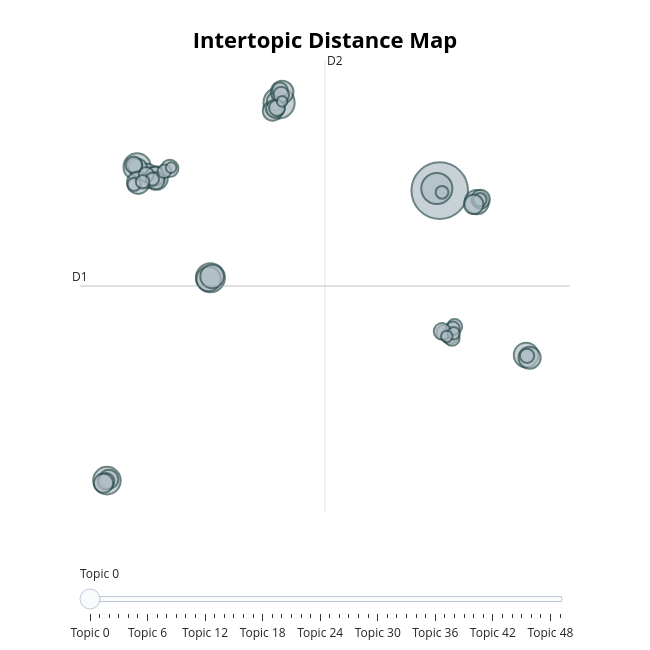

Write notebook code for a chart like this one.
### Markdown cell above
## topics

### Code cell
fig1 = option1_topic_model_fast.visualize_topics()
fig1.show()

### Figure 1 — Plotly figure (JSON) as saved in the notebook; plotly's stock layout.template omitted (floating-point values rounded to 4 significant figures; data arrays with more than 128 entries replaced by an {"elided": "..."} marker saying what was removed)
{"data": [{"customdata": {"elided": "50x3 mixed values"}, "hovertemplate": "<b>Topic %{customdata[0]}</b><br>%{customdata[1]}<br>Size: %{customdata[2]}", "legendgroup": "", "marker": {"color": "#B0BEC5", "line": {"color": "DarkSlateGrey", "width": 2}, "size": [312, 94, 82, 74, 59, 72, 59, 95, 57, 58, 48, 37, 53, 36, 34, 31, 35, 50, 29, 33, 23, 29, 23, 36, 22, 32, 21, 21, 28, 20, 24, 49, 22, 18, 17, 37, 18, 17, 28, 16, 17, 27, 15, 25, 13, 18, 11, 11, 54, 36], "sizemode": "area", "sizeref": 0.195, "symbol": "circle"}, "mode": "markers", "name": "", "orientation": "v", "showlegend": false, "type": "scatter", "x": [11.4, 11.21, -3.163, -9.733, 16.89, -7.818, -7.202, 1.197, 13.75, -3.278, 17.11, 0.7828, -6.609, -6.667, 13.99, 12.06, 1.025, 1.392, -5.745, -7.748, 1.256, -6.622, 12.17, -9.619, 12.35, 0.9505, 11.66, -7.987, -8.027, 16.94, 1.331, -7.752, -7.235, -6.086, 13.95, 13.56, 12.24, -8.005, 11.56, 11.55, -6.845, -9.791, 12.29, 1.07, 11.85, -7.469, -5.659, 1.392, -3.055, -9.952], "xaxis": "x", "y": [8.664, 8.85, 1.136, -16.41, -5.553, 10.71, 9.93, 16.25, 7.667, 1.021, -5.784, 15.55, 9.737, 9.916, 7.925, -3.821, 16.4, 17.18, 10.58, 10.59, 17.35, 9.535, -4.094, -16.29, -3.088, 15.74, -3.595, 10.86, 10.89, -5.616, 16.96, 9.348, 10.05, 10.33, 7.883, 7.478, -3.242, 9.203, -3.504, 8.518, 9.654, -16.47, -3.67, 15.81, -3.947, 9.427, 10.65, 16.38, 1.244, -16.63], "yaxis": "y"}], "layout": {"annotations": [{"showarrow": false, "text": "D1", "x": -11.44, "y": 0.4167, "yshift": 10}, {"showarrow": false, "text": "D2", "x": 4.114, "xshift": 10, "y": 19.95}], "height": 650, "hoverlabel": {"bgcolor": "white", "font": {"family": "Rockwell", "size": 16}}, "legend": {"itemsizing": "constant", "tracegroupgap": 0}, "margin": {"t": 60}, "shapes": [{"line": {"color": "#CFD8DC", "width": 2}, "type": "line", "x0": 4.114, "x1": 4.114, "y0": -19.12, "y1": 19.95}, {"line": {"color": "#9E9E9E", "width": 2}, "type": "line", "x0": -11.44, "x1": 19.67, "y0": 0.4167, "y1": 0.4167}], "sliders": [{"active": 0, "pad": {"t": 50}, "steps": [{"args": [{"marker.color": [["red", "#B0BEC5", "#B0BEC5", "#B0BEC5", "#B0BEC5", "#B0BEC5", "#B0BEC5", "#B0BEC5", "#B0BEC5", "#B0BEC5", "#B0BEC5", "#B0BEC5", "#B0BEC5", "#B0BEC5", "#B0BEC5", "#B0BEC5", "#B0BEC5", "#B0BEC5", "#B0BEC5", "#B0BEC5", "#B0BEC5", "#B0BEC5", "#B0BEC5", "#B0BEC5", "#B0BEC5", "#B0BEC5", "#B0BEC5", "#B0BEC5", "#B0BEC5", "#B0BEC5", "#B0BEC5", "#B0BEC5", "#B0BEC5", "#B0BEC5", "#B0BEC5", "#B0BEC5", "#B0BEC5", "#B0BEC5", "#B0BEC5", "#B0BEC5", "#B0BEC5", "#B0BEC5", "#B0BEC5", "#B0BEC5", "#B0BEC5", "#B0BEC5", "#B0BEC5", "#B0BEC5", "#B0BEC5", "#B0BEC5"]]}], "label": "Topic 0", "method": "update"}, {"args": [{"marker.color": [["#B0BEC5", "red", "#B0BEC5", "#B0BEC5", "#B0BEC5", "#B0BEC5", "#B0BEC5", "#B0BEC5", "#B0BEC5", "#B0BEC5", "#B0BEC5", "#B0BEC5", "#B0BEC5", "#B0BEC5", "#B0BEC5", "#B0BEC5", "#B0BEC5", "#B0BEC5", "#B0BEC5", "#B0BEC5", "#B0BEC5", "#B0BEC5", "#B0BEC5", "#B0BEC5", "#B0BEC5", "#B0BEC5", "#B0BEC5", "#B0BEC5", "#B0BEC5", "#B0BEC5", "#B0BEC5", "#B0BEC5", "#B0BEC5", "#B0BEC5", "#B0BEC5", "#B0BEC5", "#B0BEC5", "#B0BEC5", "#B0BEC5", "#B0BEC5", "#B0BEC5", "#B0BEC5", "#B0BEC5", "#B0BEC5", "#B0BEC5", "#B0BEC5", "#B0BEC5", "#B0BEC5", "#B0BEC5", "#B0BEC5"]]}], "label": "Topic 1", "method": "update"}, {"args": [{"marker.color": [["#B0BEC5", "#B0BEC5", "red", "#B0BEC5", "#B0BEC5", "#B0BEC5", "#B0BEC5", "#B0BEC5", "#B0BEC5", "#B0BEC5", "#B0BEC5", "#B0BEC5", "#B0BEC5", "#B0BEC5", "#B0BEC5", "#B0BEC5", "#B0BEC5", "#B0BEC5", "#B0BEC5", "#B0BEC5", "#B0BEC5", "#B0BEC5", "#B0BEC5", "#B0BEC5", "#B0BEC5", "#B0BEC5", "#B0BEC5", "#B0BEC5", "#B0BEC5", "#B0BEC5", "#B0BEC5", "#B0BEC5", "#B0BEC5", "#B0BEC5", "#B0BEC5", "#B0BEC5", "#B0BEC5", "#B0BEC5", "#B0BEC5", "#B0BEC5", "#B0BEC5", "#B0BEC5", "#B0BEC5", "#B0BEC5", "#B0BEC5", "#B0BEC5", "#B0BEC5", "#B0BEC5", "#B0BEC5", "#B0BEC5"]]}], "label": "Topic 2", "method": "update"}, {"args": [{"marker.color": [["#B0BEC5", "#B0BEC5", "#B0BEC5", "red", "#B0BEC5", "#B0BEC5", "#B0BEC5", "#B0BEC5", "#B0BEC5", "#B0BEC5", "#B0BEC5", "#B0BEC5", "#B0BEC5", "#B0BEC5", "#B0BEC5", "#B0BEC5", "#B0BEC5", "#B0BEC5", "#B0BEC5", "#B0BEC5", "#B0BEC5", "#B0BEC5", "#B0BEC5", "#B0BEC5", "#B0BEC5", "#B0BEC5", "#B0BEC5", "#B0BEC5", "#B0BEC5", "#B0BEC5", "#B0BEC5", "#B0BEC5", "#B0BEC5", "#B0BEC5", "#B0BEC5", "#B0BEC5", "#B0BEC5", "#B0BEC5", "#B0BEC5", "#B0BEC5", "#B0BEC5", "#B0BEC5", "#B0BEC5", "#B0BEC5", "#B0BEC5", "#B0BEC5", "#B0BEC5", "#B0BEC5", "#B0BEC5", "#B0BEC5"]]}], "label": "Topic 3", "method": "update"}, {"args": [{"marker.color": [["#B0BEC5", "#B0BEC5", "#B0BEC5", "#B0BEC5", "red", "#B0BEC5", "#B0BEC5", "#B0BEC5", "#B0BEC5", "#B0BEC5", "#B0BEC5", "#B0BEC5", "#B0BEC5", "#B0BEC5", "#B0BEC5", "#B0BEC5", "#B0BEC5", "#B0BEC5", "#B0BEC5", "#B0BEC5", "#B0BEC5", "#B0BEC5", "#B0BEC5", "#B0BEC5", "#B0BEC5", "#B0BEC5", "#B0BEC5", "#B0BEC5", "#B0BEC5", "#B0BEC5", "#B0BEC5", "#B0BEC5", "#B0BEC5", "#B0BEC5", "#B0BEC5", "#B0BEC5", "#B0BEC5", "#B0BEC5", "#B0BEC5", "#B0BEC5", "#B0BEC5", "#B0BEC5", "#B0BEC5", "#B0BEC5", "#B0BEC5", "#B0BEC5", "#B0BEC5", "#B0BEC5", "#B0BEC5", "#B0BEC5"]]}], "label": "Topic 4", "method": "update"}, {"args": [{"marker.color": [["#B0BEC5", "#B0BEC5", "#B0BEC5", "#B0BEC5", "#B0BEC5", "red", "#B0BEC5", "#B0BEC5", "#B0BEC5", "#B0BEC5", "#B0BEC5", "#B0BEC5", "#B0BEC5", "#B0BEC5", "#B0BEC5", "#B0BEC5", "#B0BEC5", "#B0BEC5", "#B0BEC5", "#B0BEC5", "#B0BEC5", "#B0BEC5", "#B0BEC5", "#B0BEC5", "#B0BEC5", "#B0BEC5", "#B0BEC5", "#B0BEC5", "#B0BEC5", "#B0BEC5", "#B0BEC5", "#B0BEC5", "#B0BEC5", "#B0BEC5", "#B0BEC5", "#B0BEC5", "#B0BEC5", "#B0BEC5", "#B0BEC5", "#B0BEC5", "#B0BEC5", "#B0BEC5", "#B0BEC5", "#B0BEC5", "#B0BEC5", "#B0BEC5", "#B0BEC5", "#B0BEC5", "#B0BEC5", "#B0BEC5"]]}], "label": "Topic 5", "method": "update"}, {"args": [{"marker.color": [["#B0BEC5", "#B0BEC5", "#B0BEC5", "#B0BEC5", "#B0BEC5", "#B0BEC5", "red", "#B0BEC5", "#B0BEC5", "#B0BEC5", "#B0BEC5", "#B0BEC5", "#B0BEC5", "#B0BEC5", "#B0BEC5", "#B0BEC5", "#B0BEC5", "#B0BEC5", "#B0BEC5", "#B0BEC5", "#B0BEC5", "#B0BEC5", "#B0BEC5", "#B0BEC5", "#B0BEC5", "#B0BEC5", "#B0BEC5", "#B0BEC5", "#B0BEC5", "#B0BEC5", "#B0BEC5", "#B0BEC5", "#B0BEC5", "#B0BEC5", "#B0BEC5", "#B0BEC5", "#B0BEC5", "#B0BEC5", "#B0BEC5", "#B0BEC5", "#B0BEC5", "#B0BEC5", "#B0BEC5", "#B0BEC5", "#B0BEC5", "#B0BEC5", "#B0BEC5", "#B0BEC5", "#B0BEC5", "#B0BEC5"]]}], "label": "Topic 6", "method": "update"}, {"args": [{"marker.color": [["#B0BEC5", "#B0BEC5", "#B0BEC5", "#B0BEC5", "#B0BEC5", "#B0BEC5", "#B0BEC5", "red", "#B0BEC5", "#B0BEC5", "#B0BEC5", "#B0BEC5", "#B0BEC5", "#B0BEC5", "#B0BEC5", "#B0BEC5", "#B0BEC5", "#B0BEC5", "#B0BEC5", "#B0BEC5", "#B0BEC5", "#B0BEC5", "#B0BEC5", "#B0BEC5", "#B0BEC5", "#B0BEC5", "#B0BEC5", "#B0BEC5", "#B0BEC5", "#B0BEC5", "#B0BEC5", "#B0BEC5", "#B0BEC5", "#B0BEC5", "#B0BEC5", "#B0BEC5", "#B0BEC5", "#B0BEC5", "#B0BEC5", "#B0BEC5", "#B0BEC5", "#B0BEC5", "#B0BEC5", "#B0BEC5", "#B0BEC5", "#B0BEC5", "#B0BEC5", "#B0BEC5", "#B0BEC5", "#B0BEC5"]]}], "label": "Topic 7", "method": "update"}, {"args": [{"marker.color": [["#B0BEC5", "#B0BEC5", "#B0BEC5", "#B0BEC5", "#B0BEC5", "#B0BEC5", "#B0BEC5", "#B0BEC5", "red", "#B0BEC5", "#B0BEC5", "#B0BEC5", "#B0BEC5", "#B0BEC5", "#B0BEC5", "#B0BEC5", "#B0BEC5", "#B0BEC5", "#B0BEC5", "#B0BEC5", "#B0BEC5", "#B0BEC5", "#B0BEC5", "#B0BEC5", "#B0BEC5", "#B0BEC5", "#B0BEC5", "#B0BEC5", "#B0BEC5", "#B0BEC5", "#B0BEC5", "#B0BEC5", "#B0BEC5", "#B0BEC5", "#B0BEC5", "#B0BEC5", "#B0BEC5", "#B0BEC5", "#B0BEC5", "#B0BEC5", "#B0BEC5", "#B0BEC5", "#B0BEC5", "#B0BEC5", "#B0BEC5", "#B0BEC5", "#B0BEC5", "#B0BEC5", "#B0BEC5", "#B0BEC5"]]}], "label": "Topic 8", "method": "update"}, {"args": [{"marker.color": [["#B0BEC5", "#B0BEC5", "#B0BEC5", "#B0BEC5", "#B0BEC5", "#B0BEC5", "#B0BEC5", "#B0BEC5", "#B0BEC5", "red", "#B0BEC5", "#B0BEC5", "#B0BEC5", "#B0BEC5", "#B0BEC5", "#B0BEC5", "#B0BEC5", "#B0BEC5", "#B0BEC5", "#B0BEC5", "#B0BEC5", "#B0BEC5", "#B0BEC5", "#B0BEC5", "#B0BEC5", "#B0BEC5", "#B0BEC5", "#B0BEC5", "#B0BEC5", "#B0BEC5", "#B0BEC5", "#B0BEC5", "#B0BEC5", "#B0BEC5", "#B0BEC5", "#B0BEC5", "#B0BEC5", "#B0BEC5", "#B0BEC5", "#B0BEC5", "#B0BEC5", "#B0BEC5", "#B0BEC5", "#B0BEC5", "#B0BEC5", "#B0BEC5", "#B0BEC5", "#B0BEC5", "#B0BEC5", "#B0BEC5"]]}], "label": "Topic 9", "method": "update"}, {"args": [{"marker.color": [["#B0BEC5", "#B0BEC5", "#B0BEC5", "#B0BEC5", "#B0BEC5", "#B0BEC5", "#B0BEC5", "#B0BEC5", "#B0BEC5", "#B0BEC5", "red", "#B0BEC5", "#B0BEC5", "#B0BEC5", "#B0BEC5", "#B0BEC5", "#B0BEC5", "#B0BEC5", "#B0BEC5", "#B0BEC5", "#B0BEC5", "#B0BEC5", "#B0BEC5", "#B0BEC5", "#B0BEC5", "#B0BEC5", "#B0BEC5", "#B0BEC5", "#B0BEC5", "#B0BEC5", "#B0BEC5", "#B0BEC5", "#B0BEC5", "#B0BEC5", "#B0BEC5", "#B0BEC5", "#B0BEC5", "#B0BEC5", "#B0BEC5", "#B0BEC5", "#B0BEC5", "#B0BEC5", "#B0BEC5", "#B0BEC5", "#B0BEC5", "#B0BEC5", "#B0BEC5", "#B0BEC5", "#B0BEC5", "#B0BEC5"]]}], "label": "Topic 10", "method": "update"}, {"args": [{"marker.color": [["#B0BEC5", "#B0BEC5", "#B0BEC5", "#B0BEC5", "#B0BEC5", "#B0BEC5", "#B0BEC5", "#B0BEC5", "#B0BEC5", "#B0BEC5", "#B0BEC5", "red", "#B0BEC5", "#B0BEC5", "#B0BEC5", "#B0BEC5", "#B0BEC5", "#B0BEC5", "#B0BEC5", "#B0BEC5", "#B0BEC5", "#B0BEC5", "#B0BEC5", "#B0BEC5", "#B0BEC5", "#B0BEC5", "#B0BEC5", "#B0BEC5", "#B0BEC5", "#B0BEC5", "#B0BEC5", "#B0BEC5", "#B0BEC5", "#B0BEC5", "#B0BEC5", "#B0BEC5", "#B0BEC5", "#B0BEC5", "#B0BEC5", "#B0BEC5", "#B0BEC5", "#B0BEC5", "#B0BEC5", "#B0BEC5", "#B0BEC5", "#B0BEC5", "#B0BEC5", "#B0BEC5", "#B0BEC5", "#B0BEC5"]]}], "label": "Topic 11", "method": "update"}, {"args": [{"marker.color": [["#B0BEC5", "#B0BEC5", "#B0BEC5", "#B0BEC5", "#B0BEC5", "#B0BEC5", "#B0BEC5", "#B0BEC5", "#B0BEC5", "#B0BEC5", "#B0BEC5", "#B0BEC5", "red", "#B0BEC5", "#B0BEC5", "#B0BEC5", "#B0BEC5", "#B0BEC5", "#B0BEC5", "#B0BEC5", "#B0BEC5", "#B0BEC5", "#B0BEC5", "#B0BEC5", "#B0BEC5", "#B0BEC5", "#B0BEC5", "#B0BEC5", "#B0BEC5", "#B0BEC5", "#B0BEC5", "#B0BEC5", "#B0BEC5", "#B0BEC5", "#B0BEC5", "#B0BEC5", "#B0BEC5", "#B0BEC5", "#B0BEC5", "#B0BEC5", "#B0BEC5", "#B0BEC5", "#B0BEC5", "#B0BEC5", "#B0BEC5", "#B0BEC5", "#B0BEC5", "#B0BEC5", "#B0BEC5", "#B0BEC5"]]}], "label": "Topic 12", "method": "update"}, {"args": [{"marker.color": [["#B0BEC5", "#B0BEC5", "#B0BEC5", "#B0BEC5", "#B0BEC5", "#B0BEC5", "#B0BEC5", "#B0BEC5", "#B0BEC5", "#B0BEC5", "#B0BEC5", "#B0BEC5", "#B0BEC5", "red", "#B0BEC5", "#B0BEC5", "#B0BEC5", "#B0BEC5", "#B0BEC5", "#B0BEC5", "#B0BEC5", "#B0BEC5", "#B0BEC5", "#B0BEC5", "#B0BEC5", "#B0BEC5", "#B0BEC5", "#B0BEC5", "#B0BEC5", "#B0BEC5", "#B0BEC5", "#B0BEC5", "#B0BEC5", "#B0BEC5", "#B0BEC5", "#B0BEC5", "#B0BEC5", "#B0BEC5", "#B0BEC5", "#B0BEC5", "#B0BEC5", "#B0BEC5", "#B0BEC5", "#B0BEC5", "#B0BEC5", "#B0BEC5", "#B0BEC5", "#B0BEC5", "#B0BEC5", "#B0BEC5"]]}], "label": "Topic 13", "method": "update"}, {"args": [{"marker.color": [["#B0BEC5", "#B0BEC5", "#B0BEC5", "#B0BEC5", "#B0BEC5", "#B0BEC5", "#B0BEC5", "#B0BEC5", "#B0BEC5", "#B0BEC5", "#B0BEC5", "#B0BEC5", "#B0BEC5", "#B0BEC5", "red", "#B0BEC5", "#B0BEC5", "#B0BEC5", "#B0BEC5", "#B0BEC5", "#B0BEC5", "#B0BEC5", "#B0BEC5", "#B0BEC5", "#B0BEC5", "#B0BEC5", "#B0BEC5", "#B0BEC5", "#B0BEC5", "#B0BEC5", "#B0BEC5", "#B0BEC5", "#B0BEC5", "#B0BEC5", "#B0BEC5", "#B0BEC5", "#B0BEC5", "#B0BEC5", "#B0BEC5", "#B0BEC5", "#B0BEC5", "#B0BEC5", "#B0BEC5", "#B0BEC5", "#B0BEC5", "#B0BEC5", "#B0BEC5", "#B0BEC5", "#B0BEC5", "#B0BEC5"]]}], "label": "Topic 14", "method": "update"}, {"args": [{"marker.color": [["#B0BEC5", "#B0BEC5", "#B0BEC5", "#B0BEC5", "#B0BEC5", "#B0BEC5", "#B0BEC5", "#B0BEC5", "#B0BEC5", "#B0BEC5", "#B0BEC5", "#B0BEC5", "#B0BEC5", "#B0BEC5", "#B0BEC5", "red", "#B0BEC5", "#B0BEC5", "#B0BEC5", "#B0BEC5", "#B0BEC5", "#B0BEC5", "#B0BEC5", "#B0BEC5", "#B0BEC5", "#B0BEC5", "#B0BEC5", "#B0BEC5", "#B0BEC5", "#B0BEC5", "#B0BEC5", "#B0BEC5", "#B0BEC5", "#B0BEC5", "#B0BEC5", "#B0BEC5", "#B0BEC5", "#B0BEC5", "#B0BEC5", "#B0BEC5", "#B0BEC5", "#B0BEC5", "#B0BEC5", "#B0BEC5", "#B0BEC5", "#B0BEC5", "#B0BEC5", "#B0BEC5", "#B0BEC5", "#B0BEC5"]]}], "label": "Topic 15", "method": "update"}, {"args": [{"marker.color": [["#B0BEC5", "#B0BEC5", "#B0BEC5", "#B0BEC5", "#B0BEC5", "#B0BEC5", "#B0BEC5", "#B0BEC5", "#B0BEC5", "#B0BEC5", "#B0BEC5", "#B0BEC5", "#B0BEC5", "#B0BEC5", "#B0BEC5", "#B0BEC5", "red", "#B0BEC5", "#B0BEC5", "#B0BEC5", "#B0BEC5", "#B0BEC5", "#B0BEC5", "#B0BEC5", "#B0BEC5", "#B0BEC5", "#B0BEC5", "#B0BEC5", "#B0BEC5", "#B0BEC5", "#B0BEC5", "#B0BEC5", "#B0BEC5", "#B0BEC5", "#B0BEC5", "#B0BEC5", "#B0BEC5", "#B0BEC5", "#B0BEC5", "#B0BEC5", "#B0BEC5", "#B0BEC5", "#B0BEC5", "#B0BEC5", "#B0BEC5", "#B0BEC5", "#B0BEC5", "#B0BEC5", "#B0BEC5", "#B0BEC5"]]}], "label": "Topic 16", "method": "update"}, {"args": [{"marker.color": [["#B0BEC5", "#B0BEC5", "#B0BEC5", "#B0BEC5", "#B0BEC5", "#B0BEC5", "#B0BEC5", "#B0BEC5", "#B0BEC5", "#B0BEC5", "#B0BEC5", "#B0BEC5", "#B0BEC5", "#B0BEC5", "#B0BEC5", "#B0BEC5", "#B0BEC5", "red", "#B0BEC5", "#B0BEC5", "#B0BEC5", "#B0BEC5", "#B0BEC5", "#B0BEC5", "#B0BEC5", "#B0BEC5", "#B0BEC5", "#B0BEC5", "#B0BEC5", "#B0BEC5", "#B0BEC5", "#B0BEC5", "#B0BEC5", "#B0BEC5", "#B0BEC5", "#B0BEC5", "#B0BEC5", "#B0BEC5", "#B0BEC5", "#B0BEC5", "#B0BEC5", "#B0BEC5", "#B0BEC5", "#B0BEC5", "#B0BEC5", "#B0BEC5", "#B0BEC5", "#B0BEC5", "#B0BEC5", "#B0BEC5"]]}], "label": "Topic 17", "method": "update"}, {"args": [{"marker.color": [["#B0BEC5", "#B0BEC5", "#B0BEC5", "#B0BEC5", "#B0BEC5", "#B0BEC5", "#B0BEC5", "#B0BEC5", "#B0BEC5", "#B0BEC5", "#B0BEC5", "#B0BEC5", "#B0BEC5", "#B0BEC5", "#B0BEC5", "#B0BEC5", "#B0BEC5", "#B0BEC5", "red", "#B0BEC5", "#B0BEC5", "#B0BEC5", "#B0BEC5", "#B0BEC5", "#B0BEC5", "#B0BEC5", "#B0BEC5", "#B0BEC5", "#B0BEC5", "#B0BEC5", "#B0BEC5", "#B0BEC5", "#B0BEC5", "#B0BEC5", "#B0BEC5", "#B0BEC5", "#B0BEC5", "#B0BEC5", "#B0BEC5", "#B0BEC5", "#B0BEC5", "#B0BEC5", "#B0BEC5", "#B0BEC5", "#B0BEC5", "#B0BEC5", "#B0BEC5", "#B0BEC5", "#B0BEC5", "#B0BEC5"]]}], "label": "Topic 18", "method": "update"}, {"args": [{"marker.color": [["#B0BEC5", "#B0BEC5", "#B0BEC5", "#B0BEC5", "#B0BEC5", "#B0BEC5", "#B0BEC5", "#B0BEC5", "#B0BEC5", "#B0BEC5", "#B0BEC5", "#B0BEC5", "#B0BEC5", "#B0BEC5", "#B0BEC5", "#B0BEC5", "#B0BEC5", "#B0BEC5", "#B0BEC5", "red", "#B0BEC5", "#B0BEC5", "#B0BEC5", "#B0BEC5", "#B0BEC5", "#B0BEC5", "#B0BEC5", "#B0BEC5", "#B0BEC5", "#B0BEC5", "#B0BEC5", "#B0BEC5", "#B0BEC5", "#B0BEC5", "#B0BEC5", "#B0BEC5", "#B0BEC5", "#B0BEC5", "#B0BEC5", "#B0BEC5", "#B0BEC5", "#B0BEC5", "#B0BEC5", "#B0BEC5", "#B0BEC5", "#B0BEC5", "#B0BEC5", "#B0BEC5", "#B0BEC5", "#B0BEC5"]]}], "label": "Topic 19", "method": "update"}, {"args": [{"marker.color": [["#B0BEC5", "#B0BEC5", "#B0BEC5", "#B0BEC5", "#B0BEC5", "#B0BEC5", "#B0BEC5", "#B0BEC5", "#B0BEC5", "#B0BEC5", "#B0BEC5", "#B0BEC5", "#B0BEC5", "#B0BEC5", "#B0BEC5", "#B0BEC5", "#B0BEC5", "#B0BEC5", "#B0BEC5", "#B0BEC5", "red", "#B0BEC5", "#B0BEC5", "#B0BEC5", "#B0BEC5", "#B0BEC5", "#B0BEC5", "#B0BEC5", "#B0BEC5", "#B0BEC5", "#B0BEC5", "#B0BEC5", "#B0BEC5", "#B0BEC5", "#B0BEC5", "#B0BEC5", "#B0BEC5", "#B0BEC5", "#B0BEC5", "#B0BEC5", "#B0BEC5", "#B0BEC5", "#B0BEC5", "#B0BEC5", "#B0BEC5", "#B0BEC5", "#B0BEC5", "#B0BEC5", "#B0BEC5", "#B0BEC5"]]}], "label": "Topic 20", "method": "update"}, {"args": [{"marker.color": [["#B0BEC5", "#B0BEC5", "#B0BEC5", "#B0BEC5", "#B0BEC5", "#B0BEC5", "#B0BEC5", "#B0BEC5", "#B0BEC5", "#B0BEC5", "#B0BEC5", "#B0BEC5", "#B0BEC5", "#B0BEC5", "#B0BEC5", "#B0BEC5", "#B0BEC5", "#B0BEC5", "#B0BEC5", "#B0BEC5", "#B0BEC5", "red", "#B0BEC5", "#B0BEC5", "#B0BEC5", "#B0BEC5", "#B0BEC5", "#B0BEC5", "#B0BEC5", "#B0BEC5", "#B0BEC5", "#B0BEC5", "#B0BEC5", "#B0BEC5", "#B0BEC5", "#B0BEC5", "#B0BEC5", "#B0BEC5", "#B0BEC5", "#B0BEC5", "#B0BEC5", "#B0BEC5", "#B0BEC5", "#B0BEC5", "#B0BEC5", "#B0BEC5", "#B0BEC5", "#B0BEC5", "#B0BEC5", "#B0BEC5"]]}], "label": "Topic 21", "method": "update"}, {"args": [{"marker.color": [["#B0BEC5", "#B0BEC5", "#B0BEC5", "#B0BEC5", "#B0BEC5", "#B0BEC5", "#B0BEC5", "#B0BEC5", "#B0BEC5", "#B0BEC5", "#B0BEC5", "#B0BEC5", "#B0BEC5", "#B0BEC5", "#B0BEC5", "#B0BEC5", "#B0BEC5", "#B0BEC5", "#B0BEC5", "#B0BEC5", "#B0BEC5", "#B0BEC5", "red", "#B0BEC5", "#B0BEC5", "#B0BEC5", "#B0BEC5", "#B0BEC5", "#B0BEC5", "#B0BEC5", "#B0BEC5", "#B0BEC5", "#B0BEC5", "#B0BEC5", "#B0BEC5", "#B0BEC5", "#B0BEC5", "#B0BEC5", "#B0BEC5", "#B0BEC5", "#B0BEC5", "#B0BEC5", "#B0BEC5", "#B0BEC5", "#B0BEC5", "#B0BEC5", "#B0BEC5", "#B0BEC5", "#B0BEC5", "#B0BEC5"]]}], "label": "Topic 22", "method": "update"}, {"args": [{"marker.color": [["#B0BEC5", "#B0BEC5", "#B0BEC5", "#B0BEC5", "#B0BEC5", "#B0BEC5", "#B0BEC5", "#B0BEC5", "#B0BEC5", "#B0BEC5", "#B0BEC5", "#B0BEC5", "#B0BEC5", "#B0BEC5", "#B0BEC5", "#B0BEC5", "#B0BEC5", "#B0BEC5", "#B0BEC5", "#B0BEC5", "#B0BEC5", "#B0BEC5", "#B0BEC5", "red", "#B0BEC5", "#B0BEC5", "#B0BEC5", "#B0BEC5", "#B0BEC5", "#B0BEC5", "#B0BEC5", "#B0BEC5", "#B0BEC5", "#B0BEC5", "#B0BEC5", "#B0BEC5", "#B0BEC5", "#B0BEC5", "#B0BEC5", "#B0BEC5", "#B0BEC5", "#B0BEC5", "#B0BEC5", "#B0BEC5", "#B0BEC5", "#B0BEC5", "#B0BEC5", "#B0BEC5", "#B0BEC5", "#B0BEC5"]]}], "label": "Topic 23", "method": "update"}, {"args": [{"marker.color": [["#B0BEC5", "#B0BEC5", "#B0BEC5", "#B0BEC5", "#B0BEC5", "#B0BEC5", "#B0BEC5", "#B0BEC5", "#B0BEC5", "#B0BEC5", "#B0BEC5", "#B0BEC5", "#B0BEC5", "#B0BEC5", "#B0BEC5", "#B0BEC5", "#B0BEC5", "#B0BEC5", "#B0BEC5", "#B0BEC5", "#B0BEC5", "#B0BEC5", "#B0BEC5", "#B0BEC5", "red", "#B0BEC5", "#B0BEC5", "#B0BEC5", "#B0BEC5", "#B0BEC5", "#B0BEC5", "#B0BEC5", "#B0BEC5", "#B0BEC5", "#B0BEC5", "#B0BEC5", "#B0BEC5", "#B0BEC5", "#B0BEC5", "#B0BEC5", "#B0BEC5", "#B0BEC5", "#B0BEC5", "#B0BEC5", "#B0BEC5", "#B0BEC5", "#B0BEC5", "#B0BEC5", "#B0BEC5", "#B0BEC5"]]}], "label": "Topic 24", "method": "update"}, {"args": [{"marker.color": [["#B0BEC5", "#B0BEC5", "#B0BEC5", "#B0BEC5", "#B0BEC5", "#B0BEC5", "#B0BEC5", "#B0BEC5", "#B0BEC5", "#B0BEC5", "#B0BEC5", "#B0BEC5", "#B0BEC5", "#B0BEC5", "#B0BEC5", "#B0BEC5", "#B0BEC5", "#B0BEC5", "#B0BEC5", "#B0BEC5", "#B0BEC5", "#B0BEC5", "#B0BEC5", "#B0BEC5", "#B0BEC5", "red", "#B0BEC5", "#B0BEC5", "#B0BEC5", "#B0BEC5", "#B0BEC5", "#B0BEC5", "#B0BEC5", "#B0BEC5", "#B0BEC5", "#B0BEC5", "#B0BEC5", "#B0BEC5", "#B0BEC5", "#B0BEC5", "#B0BEC5", "#B0BEC5", "#B0BEC5", "#B0BEC5", "#B0BEC5", "#B0BEC5", "#B0BEC5", "#B0BEC5", "#B0BEC5", "#B0BEC5"]]}], "label": "Topic 25", "method": "update"}, {"args": [{"marker.color": [["#B0BEC5", "#B0BEC5", "#B0BEC5", "#B0BEC5", "#B0BEC5", "#B0BEC5", "#B0BEC5", "#B0BEC5", "#B0BEC5", "#B0BEC5", "#B0BEC5", "#B0BEC5", "#B0BEC5", "#B0BEC5", "#B0BEC5", "#B0BEC5", "#B0BEC5", "#B0BEC5", "#B0BEC5", "#B0BEC5", "#B0BEC5", "#B0BEC5", "#B0BEC5", "#B0BEC5", "#B0BEC5", "#B0BEC5", "red", "#B0BEC5", "#B0BEC5", "#B0BEC5", "#B0BEC5", "#B0BEC5", "#B0BEC5", "#B0BEC5", "#B0BEC5", "#B0BEC5", "#B0BEC5", "#B0BEC5", "#B0BEC5", "#B0BEC5", "#B0BEC5", "#B0BEC5", "#B0BEC5", "#B0BEC5", "#B0BEC5", "#B0BEC5", "#B0BEC5", "#B0BEC5", "#B0BEC5", "#B0BEC5"]]}], "label": "Topic 26", "method": "update"}, {"args": [{"marker.color": [["#B0BEC5", "#B0BEC5", "#B0BEC5", "#B0BEC5", "#B0BEC5", "#B0BEC5", "#B0BEC5", "#B0BEC5", "#B0BEC5", "#B0BEC5", "#B0BEC5", "#B0BEC5", "#B0BEC5", "#B0BEC5", "#B0BEC5", "#B0BEC5", "#B0BEC5", "#B0BEC5", "#B0BEC5", "#B0BEC5", "#B0BEC5", "#B0BEC5", "#B0BEC5", "#B0BEC5", "#B0BEC5", "#B0BEC5", "#B0BEC5", "red", "#B0BEC5", "#B0BEC5", "#B0BEC5", "#B0BEC5", "#B0BEC5", "#B0BEC5", "#B0BEC5", "#B0BEC5", "#B0BEC5", "#B0BEC5", "#B0BEC5", "#B0BEC5", "#B0BEC5", "#B0BEC5", "#B0BEC5", "#B0BEC5", "#B0BEC5", "#B0BEC5", "#B0BEC5", "#B0BEC5", "#B0BEC5", "#B0BEC5"]]}], "label": "Topic 27", "method": "update"}, {"args": [{"marker.color": [["#B0BEC5", "#B0BEC5", "#B0BEC5", "#B0BEC5", "#B0BEC5", "#B0BEC5", "#B0BEC5", "#B0BEC5", "#B0BEC5", "#B0BEC5", "#B0BEC5", "#B0BEC5", "#B0BEC5", "#B0BEC5", "#B0BEC5", "#B0BEC5", "#B0BEC5", "#B0BEC5", "#B0BEC5", "#B0BEC5", "#B0BEC5", "#B0BEC5", "#B0BEC5", "#B0BEC5", "#B0BEC5", "#B0BEC5", "#B0BEC5", "#B0BEC5", "red", "#B0BEC5", "#B0BEC5", "#B0BEC5", "#B0BEC5", "#B0BEC5", "#B0BEC5", "#B0BEC5", "#B0BEC5", "#B0BEC5", "#B0BEC5", "#B0BEC5", "#B0BEC5", "#B0BEC5", "#B0BEC5", "#B0BEC5", "#B0BEC5", "#B0BEC5", "#B0BEC5", "#B0BEC5", "#B0BEC5", "#B0BEC5"]]}], "label": "Topic 28", "method": "update"}, {"args": [{"marker.color": [["#B0BEC5", "#B0BEC5", "#B0BEC5", "#B0BEC5", "#B0BEC5", "#B0BEC5", "#B0BEC5", "#B0BEC5", "#B0BEC5", "#B0BEC5", "#B0BEC5", "#B0BEC5", "#B0BEC5", "#B0BEC5", "#B0BEC5", "#B0BEC5", "#B0BEC5", "#B0BEC5", "#B0BEC5", "#B0BEC5", "#B0BEC5", "#B0BEC5", "#B0BEC5", "#B0BEC5", "#B0BEC5", "#B0BEC5", "#B0BEC5", "#B0BEC5", "#B0BEC5", "red", "#B0BEC5", "#B0BEC5", "#B0BEC5", "#B0BEC5", "#B0BEC5", "#B0BEC5", "#B0BEC5", "#B0BEC5", "#B0BEC5", "#B0BEC5", "#B0BEC5", "#B0BEC5", "#B0BEC5", "#B0BEC5", "#B0BEC5", "#B0BEC5", "#B0BEC5", "#B0BEC5", "#B0BEC5", "#B0BEC5"]]}], "label": "Topic 29", "method": "update"}, {"args": [{"marker.color": [["#B0BEC5", "#B0BEC5", "#B0BEC5", "#B0BEC5", "#B0BEC5", "#B0BEC5", "#B0BEC5", "#B0BEC5", "#B0BEC5", "#B0BEC5", "#B0BEC5", "#B0BEC5", "#B0BEC5", "#B0BEC5", "#B0BEC5", "#B0BEC5", "#B0BEC5", "#B0BEC5", "#B0BEC5", "#B0BEC5", "#B0BEC5", "#B0BEC5", "#B0BEC5", "#B0BEC5", "#B0BEC5", "#B0BEC5", "#B0BEC5", "#B0BEC5", "#B0BEC5", "#B0BEC5", "red", "#B0BEC5", "#B0BEC5", "#B0BEC5", "#B0BEC5", "#B0BEC5", "#B0BEC5", "#B0BEC5", "#B0BEC5", "#B0BEC5", "#B0BEC5", "#B0BEC5", "#B0BEC5", "#B0BEC5", "#B0BEC5", "#B0BEC5", "#B0BEC5", "#B0BEC5", "#B0BEC5", "#B0BEC5"]]}], "label": "Topic 30", "method": "update"}, {"args": [{"marker.color": [["#B0BEC5", "#B0BEC5", "#B0BEC5", "#B0BEC5", "#B0BEC5", "#B0BEC5", "#B0BEC5", "#B0BEC5", "#B0BEC5", "#B0BEC5", "#B0BEC5", "#B0BEC5", "#B0BEC5", "#B0BEC5", "#B0BEC5", "#B0BEC5", "#B0BEC5", "#B0BEC5", "#B0BEC5", "#B0BEC5", "#B0BEC5", "#B0BEC5", "#B0BEC5", "#B0BEC5", "#B0BEC5", "#B0BEC5", "#B0BEC5", "#B0BEC5", "#B0BEC5", "#B0BEC5", "#B0BEC5", "red", "#B0BEC5", "#B0BEC5", "#B0BEC5", "#B0BEC5", "#B0BEC5", "#B0BEC5", "#B0BEC5", "#B0BEC5", "#B0BEC5", "#B0BEC5", "#B0BEC5", "#B0BEC5", "#B0BEC5", "#B0BEC5", "#B0BEC5", "#B0BEC5", "#B0BEC5", "#B0BEC5"]]}], "label": "Topic 31", "method": "update"}, {"args": [{"marker.color": [["#B0BEC5", "#B0BEC5", "#B0BEC5", "#B0BEC5", "#B0BEC5", "#B0BEC5", "#B0BEC5", "#B0BEC5", "#B0BEC5", "#B0BEC5", "#B0BEC5", "#B0BEC5", "#B0BEC5", "#B0BEC5", "#B0BEC5", "#B0BEC5", "#B0BEC5", "#B0BEC5", "#B0BEC5", "#B0BEC5", "#B0BEC5", "#B0BEC5", "#B0BEC5", "#B0BEC5", "#B0BEC5", "#B0BEC5", "#B0BEC5", "#B0BEC5", "#B0BEC5", "#B0BEC5", "#B0BEC5", "#B0BEC5", "red", "#B0BEC5", "#B0BEC5", "#B0BEC5", "#B0BEC5", "#B0BEC5", "#B0BEC5", "#B0BEC5", "#B0BEC5", "#B0BEC5", "#B0BEC5", "#B0BEC5", "#B0BEC5", "#B0BEC5", "#B0BEC5", "#B0BEC5", "#B0BEC5", "#B0BEC5"]]}], "label": "Topic 32", "method": "update"}, {"args": [{"marker.color": [["#B0BEC5", "#B0BEC5", "#B0BEC5", "#B0BEC5", "#B0BEC5", "#B0BEC5", "#B0BEC5", "#B0BEC5", "#B0BEC5", "#B0BEC5", "#B0BEC5", "#B0BEC5", "#B0BEC5", "#B0BEC5", "#B0BEC5", "#B0BEC5", "#B0BEC5", "#B0BEC5", "#B0BEC5", "#B0BEC5", "#B0BEC5", "#B0BEC5", "#B0BEC5", "#B0BEC5", "#B0BEC5", "#B0BEC5", "#B0BEC5", "#B0BEC5", "#B0BEC5", "#B0BEC5", "#B0BEC5", "#B0BEC5", "#B0BEC5", "red", "#B0BEC5", "#B0BEC5", "#B0BEC5", "#B0BEC5", "#B0BEC5", "#B0BEC5", "#B0BEC5", "#B0BEC5", "#B0BEC5", "#B0BEC5", "#B0BEC5", "#B0BEC5", "#B0BEC5", "#B0BEC5", "#B0BEC5", "#B0BEC5"]]}], "label": "Topic 33", "method": "update"}, {"args": [{"marker.color": [["#B0BEC5", "#B0BEC5", "#B0BEC5", "#B0BEC5", "#B0BEC5", "#B0BEC5", "#B0BEC5", "#B0BEC5", "#B0BEC5", "#B0BEC5", "#B0BEC5", "#B0BEC5", "#B0BEC5", "#B0BEC5", "#B0BEC5", "#B0BEC5", "#B0BEC5", "#B0BEC5", "#B0BEC5", "#B0BEC5", "#B0BEC5", "#B0BEC5", "#B0BEC5", "#B0BEC5", "#B0BEC5", "#B0BEC5", "#B0BEC5", "#B0BEC5", "#B0BEC5", "#B0BEC5", "#B0BEC5", "#B0BEC5", "#B0BEC5", "#B0BEC5", "red", "#B0BEC5", "#B0BEC5", "#B0BEC5", "#B0BEC5", "#B0BEC5", "#B0BEC5", "#B0BEC5", "#B0BEC5", "#B0BEC5", "#B0BEC5", "#B0BEC5", "#B0BEC5", "#B0BEC5", "#B0BEC5", "#B0BEC5"]]}], "label": "Topic 34", "method": "update"}, {"args": [{"marker.color": [["#B0BEC5", "#B0BEC5", "#B0BEC5", "#B0BEC5", "#B0BEC5", "#B0BEC5", "#B0BEC5", "#B0BEC5", "#B0BEC5", "#B0BEC5", "#B0BEC5", "#B0BEC5", "#B0BEC5", "#B0BEC5", "#B0BEC5", "#B0BEC5", "#B0BEC5", "#B0BEC5", "#B0BEC5", "#B0BEC5", "#B0BEC5", "#B0BEC5", "#B0BEC5", "#B0BEC5", "#B0BEC5", "#B0BEC5", "#B0BEC5", "#B0BEC5", "#B0BEC5", "#B0BEC5", "#B0BEC5", "#B0BEC5", "#B0BEC5", "#B0BEC5", "#B0BEC5", "red", "#B0BEC5", "#B0BEC5", "#B0BEC5", "#B0BEC5", "#B0BEC5", "#B0BEC5", "#B0BEC5", "#B0BEC5", "#B0BEC5", "#B0BEC5", "#B0BEC5", "#B0BEC5", "#B0BEC5", "#B0BEC5"]]}], "label": "Topic 35", "method": "update"}, {"args": [{"marker.color": [["#B0BEC5", "#B0BEC5", "#B0BEC5", "#B0BEC5", "#B0BEC5", "#B0BEC5", "#B0BEC5", "#B0BEC5", "#B0BEC5", "#B0BEC5", "#B0BEC5", "#B0BEC5", "#B0BEC5", "#B0BEC5", "#B0BEC5", "#B0BEC5", "#B0BEC5", "#B0BEC5", "#B0BEC5", "#B0BEC5", "#B0BEC5", "#B0BEC5", "#B0BEC5", "#B0BEC5", "#B0BEC5", "#B0BEC5", "#B0BEC5", "#B0BEC5", "#B0BEC5", "#B0BEC5", "#B0BEC5", "#B0BEC5", "#B0BEC5", "#B0BEC5", "#B0BEC5", "#B0BEC5", "red", "#B0BEC5", "#B0BEC5", "#B0BEC5", "#B0BEC5", "#B0BEC5", "#B0BEC5", "#B0BEC5", "#B0BEC5", "#B0BEC5", "#B0BEC5", "#B0BEC5", "#B0BEC5", "#B0BEC5"]]}], "label": "Topic 36", "method": "update"}, {"args": [{"marker.color": [["#B0BEC5", "#B0BEC5", "#B0BEC5", "#B0BEC5", "#B0BEC5", "#B0BEC5", "#B0BEC5", "#B0BEC5", "#B0BEC5", "#B0BEC5", "#B0BEC5", "#B0BEC5", "#B0BEC5", "#B0BEC5", "#B0BEC5", "#B0BEC5", "#B0BEC5", "#B0BEC5", "#B0BEC5", "#B0BEC5", "#B0BEC5", "#B0BEC5", "#B0BEC5", "#B0BEC5", "#B0BEC5", "#B0BEC5", "#B0BEC5", "#B0BEC5", "#B0BEC5", "#B0BEC5", "#B0BEC5", "#B0BEC5", "#B0BEC5", "#B0BEC5", "#B0BEC5", "#B0BEC5", "#B0BEC5", "red", "#B0BEC5", "#B0BEC5", "#B0BEC5", "#B0BEC5", "#B0BEC5", "#B0BEC5", "#B0BEC5", "#B0BEC5", "#B0BEC5", "#B0BEC5", "#B0BEC5", "#B0BEC5"]]}], "label": "Topic 37", "method": "update"}, {"args": [{"marker.color": [["#B0BEC5", "#B0BEC5", "#B0BEC5", "#B0BEC5", "#B0BEC5", "#B0BEC5", "#B0BEC5", "#B0BEC5", "#B0BEC5", "#B0BEC5", "#B0BEC5", "#B0BEC5", "#B0BEC5", "#B0BEC5", "#B0BEC5", "#B0BEC5", "#B0BEC5", "#B0BEC5", "#B0BEC5", "#B0BEC5", "#B0BEC5", "#B0BEC5", "#B0BEC5", "#B0BEC5", "#B0BEC5", "#B0BEC5", "#B0BEC5", "#B0BEC5", "#B0BEC5", "#B0BEC5", "#B0BEC5", "#B0BEC5", "#B0BEC5", "#B0BEC5", "#B0BEC5", "#B0BEC5", "#B0BEC5", "#B0BEC5", "red", "#B0BEC5", "#B0BEC5", "#B0BEC5", "#B0BEC5", "#B0BEC5", "#B0BEC5", "#B0BEC5", "#B0BEC5", "#B0BEC5", "#B0BEC5", "#B0BEC5"]]}], "label": "Topic 38", "method": "update"}, {"args": [{"marker.color": [["#B0BEC5", "#B0BEC5", "#B0BEC5", "#B0BEC5", "#B0BEC5", "#B0BEC5", "#B0BEC5", "#B0BEC5", "#B0BEC5", "#B0BEC5", "#B0BEC5", "#B0BEC5", "#B0BEC5", "#B0BEC5", "#B0BEC5", "#B0BEC5", "#B0BEC5", "#B0BEC5", "#B0BEC5", "#B0BEC5", "#B0BEC5", "#B0BEC5", "#B0BEC5", "#B0BEC5", "#B0BEC5", "#B0BEC5", "#B0BEC5", "#B0BEC5", "#B0BEC5", "#B0BEC5", "#B0BEC5", "#B0BEC5", "#B0BEC5", "#B0BEC5", "#B0BEC5", "#B0BEC5", "#B0BEC5", "#B0BEC5", "#B0BEC5", "red", "#B0BEC5", "#B0BEC5", "#B0BEC5", "#B0BEC5", "#B0BEC5", "#B0BEC5", "#B0BEC5", "#B0BEC5", "#B0BEC5", "#B0BEC5"]]}], "label": "Topic 39", "method": "update"}, {"args": [{"marker.color": [["#B0BEC5", "#B0BEC5", "#B0BEC5", "#B0BEC5", "#B0BEC5", "#B0BEC5", "#B0BEC5", "#B0BEC5", "#B0BEC5", "#B0BEC5", "#B0BEC5", "#B0BEC5", "#B0BEC5", "#B0BEC5", "#B0BEC5", "#B0BEC5", "#B0BEC5", "#B0BEC5", "#B0BEC5", "#B0BEC5", "#B0BEC5", "#B0BEC5", "#B0BEC5", "#B0BEC5", "#B0BEC5", "#B0BEC5", "#B0BEC5", "#B0BEC5", "#B0BEC5", "#B0BEC5", "#B0BEC5", "#B0BEC5", "#B0BEC5", "#B0BEC5", "#B0BEC5", "#B0BEC5", "#B0BEC5", "#B0BEC5", "#B0BEC5", "#B0BEC5", "red", "#B0BEC5", "#B0BEC5", "#B0BEC5", "#B0BEC5", "#B0BEC5", "#B0BEC5", "#B0BEC5", "#B0BEC5", "#B0BEC5"]]}], "label": "Topic 40", "method": "update"}, {"args": [{"marker.color": [["#B0BEC5", "#B0BEC5", "#B0BEC5", "#B0BEC5", "#B0BEC5", "#B0BEC5", "#B0BEC5", "#B0BEC5", "#B0BEC5", "#B0BEC5", "#B0BEC5", "#B0BEC5", "#B0BEC5", "#B0BEC5", "#B0BEC5", "#B0BEC5", "#B0BEC5", "#B0BEC5", "#B0BEC5", "#B0BEC5", "#B0BEC5", "#B0BEC5", "#B0BEC5", "#B0BEC5", "#B0BEC5", "#B0BEC5", "#B0BEC5", "#B0BEC5", "#B0BEC5", "#B0BEC5", "#B0BEC5", "#B0BEC5", "#B0BEC5", "#B0BEC5", "#B0BEC5", "#B0BEC5", "#B0BEC5", "#B0BEC5", "#B0BEC5", "#B0BEC5", "#B0BEC5", "red", "#B0BEC5", "#B0BEC5", "#B0BEC5", "#B0BEC5", "#B0BEC5", "#B0BEC5", "#B0BEC5", "#B0BEC5"]]}], "label": "Topic 41", "method": "update"}, {"args": [{"marker.color": [["#B0BEC5", "#B0BEC5", "#B0BEC5", "#B0BEC5", "#B0BEC5", "#B0BEC5", "#B0BEC5", "#B0BEC5", "#B0BEC5", "#B0BEC5", "#B0BEC5", "#B0BEC5", "#B0BEC5", "#B0BEC5", "#B0BEC5", "#B0BEC5", "#B0BEC5", "#B0BEC5", "#B0BEC5", "#B0BEC5", "#B0BEC5", "#B0BEC5", "#B0BEC5", "#B0BEC5", "#B0BEC5", "#B0BEC5", "#B0BEC5", "#B0BEC5", "#B0BEC5", "#B0BEC5", "#B0BEC5", "#B0BEC5", "#B0BEC5", "#B0BEC5", "#B0BEC5", "#B0BEC5", "#B0BEC5", "#B0BEC5", "#B0BEC5", "#B0BEC5", "#B0BEC5", "#B0BEC5", "red", "#B0BEC5", "#B0BEC5", "#B0BEC5", "#B0BEC5", "#B0BEC5", "#B0BEC5", "#B0BEC5"]]}], "label": "Topic 42", "method": "update"}, {"args": [{"marker.color": [["#B0BEC5", "#B0BEC5", "#B0BEC5", "#B0BEC5", "#B0BEC5", "#B0BEC5", "#B0BEC5", "#B0BEC5", "#B0BEC5", "#B0BEC5", "#B0BEC5", "#B0BEC5", "#B0BEC5", "#B0BEC5", "#B0BEC5", "#B0BEC5", "#B0BEC5", "#B0BEC5", "#B0BEC5", "#B0BEC5", "#B0BEC5", "#B0BEC5", "#B0BEC5", "#B0BEC5", "#B0BEC5", "#B0BEC5", "#B0BEC5", "#B0BEC5", "#B0BEC5", "#B0BEC5", "#B0BEC5", "#B0BEC5", "#B0BEC5", "#B0BEC5", "#B0BEC5", "#B0BEC5", "#B0BEC5", "#B0BEC5", "#B0BEC5", "#B0BEC5", "#B0BEC5", "#B0BEC5", "#B0BEC5", "red", "#B0BEC5", "#B0BEC5", "#B0BEC5", "#B0BEC5", "#B0BEC5", "#B0BEC5"]]}], "label": "Topic 43", "method": "update"}, {"args": [{"marker.color": [["#B0BEC5", "#B0BEC5", "#B0BEC5", "#B0BEC5", "#B0BEC5", "#B0BEC5", "#B0BEC5", "#B0BEC5", "#B0BEC5", "#B0BEC5", "#B0BEC5", "#B0BEC5", "#B0BEC5", "#B0BEC5", "#B0BEC5", "#B0BEC5", "#B0BEC5", "#B0BEC5", "#B0BEC5", "#B0BEC5", "#B0BEC5", "#B0BEC5", "#B0BEC5", "#B0BEC5", "#B0BEC5", "#B0BEC5", "#B0BEC5", "#B0BEC5", "#B0BEC5", "#B0BEC5", "#B0BEC5", "#B0BEC5", "#B0BEC5", "#B0BEC5", "#B0BEC5", "#B0BEC5", "#B0BEC5", "#B0BEC5", "#B0BEC5", "#B0BEC5", "#B0BEC5", "#B0BEC5", "#B0BEC5", "#B0BEC5", "red", "#B0BEC5", "#B0BEC5", "#B0BEC5", "#B0BEC5", "#B0BEC5"]]}], "label": "Topic 44", "method": "update"}, {"args": [{"marker.color": [["#B0BEC5", "#B0BEC5", "#B0BEC5", "#B0BEC5", "#B0BEC5", "#B0BEC5", "#B0BEC5", "#B0BEC5", "#B0BEC5", "#B0BEC5", "#B0BEC5", "#B0BEC5", "#B0BEC5", "#B0BEC5", "#B0BEC5", "#B0BEC5", "#B0BEC5", "#B0BEC5", "#B0BEC5", "#B0BEC5", "#B0BEC5", "#B0BEC5", "#B0BEC5", "#B0BEC5", "#B0BEC5", "#B0BEC5", "#B0BEC5", "#B0BEC5", "#B0BEC5", "#B0BEC5", "#B0BEC5", "#B0BEC5", "#B0BEC5", "#B0BEC5", "#B0BEC5", "#B0BEC5", "#B0BEC5", "#B0BEC5", "#B0BEC5", "#B0BEC5", "#B0BEC5", "#B0BEC5", "#B0BEC5", "#B0BEC5", "#B0BEC5", "red", "#B0BEC5", "#B0BEC5", "#B0BEC5", "#B0BEC5"]]}], "label": "Topic 45", "method": "update"}, {"args": [{"marker.color": [["#B0BEC5", "#B0BEC5", "#B0BEC5", "#B0BEC5", "#B0BEC5", "#B0BEC5", "#B0BEC5", "#B0BEC5", "#B0BEC5", "#B0BEC5", "#B0BEC5", "#B0BEC5", "#B0BEC5", "#B0BEC5", "#B0BEC5", "#B0BEC5", "#B0BEC5", "#B0BEC5", "#B0BEC5", "#B0BEC5", "#B0BEC5", "#B0BEC5", "#B0BEC5", "#B0BEC5", "#B0BEC5", "#B0BEC5", "#B0BEC5", "#B0BEC5", "#B0BEC5", "#B0BEC5", "#B0BEC5", "#B0BEC5", "#B0BEC5", "#B0BEC5", "#B0BEC5", "#B0BEC5", "#B0BEC5", "#B0BEC5", "#B0BEC5", "#B0BEC5", "#B0BEC5", "#B0BEC5", "#B0BEC5", "#B0BEC5", "#B0BEC5", "#B0BEC5", "red", "#B0BEC5", "#B0BEC5", "#B0BEC5"]]}], "label": "Topic 46", "method": "update"}, {"args": [{"marker.color": [["#B0BEC5", "#B0BEC5", "#B0BEC5", "#B0BEC5", "#B0BEC5", "#B0BEC5", "#B0BEC5", "#B0BEC5", "#B0BEC5", "#B0BEC5", "#B0BEC5", "#B0BEC5", "#B0BEC5", "#B0BEC5", "#B0BEC5", "#B0BEC5", "#B0BEC5", "#B0BEC5", "#B0BEC5", "#B0BEC5", "#B0BEC5", "#B0BEC5", "#B0BEC5", "#B0BEC5", "#B0BEC5", "#B0BEC5", "#B0BEC5", "#B0BEC5", "#B0BEC5", "#B0BEC5", "#B0BEC5", "#B0BEC5", "#B0BEC5", "#B0BEC5", "#B0BEC5", "#B0BEC5", "#B0BEC5", "#B0BEC5", "#B0BEC5", "#B0BEC5", "#B0BEC5", "#B0BEC5", "#B0BEC5", "#B0BEC5", "#B0BEC5", "#B0BEC5", "#B0BEC5", "red", "#B0BEC5", "#B0BEC5"]]}], "label": "Topic 47", "method": "update"}, {"args": [{"marker.color": [["#B0BEC5", "#B0BEC5", "#B0BEC5", "#B0BEC5", "#B0BEC5", "#B0BEC5", "#B0BEC5", "#B0BEC5", "#B0BEC5", "#B0BEC5", "#B0BEC5", "#B0BEC5", "#B0BEC5", "#B0BEC5", "#B0BEC5", "#B0BEC5", "#B0BEC5", "#B0BEC5", "#B0BEC5", "#B0BEC5", "#B0BEC5", "#B0BEC5", "#B0BEC5", "#B0BEC5", "#B0BEC5", "#B0BEC5", "#B0BEC5", "#B0BEC5", "#B0BEC5", "#B0BEC5", "#B0BEC5", "#B0BEC5", "#B0BEC5", "#B0BEC5", "#B0BEC5", "#B0BEC5", "#B0BEC5", "#B0BEC5", "#B0BEC5", "#B0BEC5", "#B0BEC5", "#B0BEC5", "#B0BEC5", "#B0BEC5", "#B0BEC5", "#B0BEC5", "#B0BEC5", "#B0BEC5", "red", "#B0BEC5"]]}], "label": "Topic 48", "method": "update"}, {"args": [{"marker.color": [["#B0BEC5", "#B0BEC5", "#B0BEC5", "#B0BEC5", "#B0BEC5", "#B0BEC5", "#B0BEC5", "#B0BEC5", "#B0BEC5", "#B0BEC5", "#B0BEC5", "#B0BEC5", "#B0BEC5", "#B0BEC5", "#B0BEC5", "#B0BEC5", "#B0BEC5", "#B0BEC5", "#B0BEC5", "#B0BEC5", "#B0BEC5", "#B0BEC5", "#B0BEC5", "#B0BEC5", "#B0BEC5", "#B0BEC5", "#B0BEC5", "#B0BEC5", "#B0BEC5", "#B0BEC5", "#B0BEC5", "#B0BEC5", "#B0BEC5", "#B0BEC5", "#B0BEC5", "#B0BEC5", "#B0BEC5", "#B0BEC5", "#B0BEC5", "#B0BEC5", "#B0BEC5", "#B0BEC5", "#B0BEC5", "#B0BEC5", "#B0BEC5", "#B0BEC5", "#B0BEC5", "#B0BEC5", "#B0BEC5", "red"]]}], "label": "Topic 49", "method": "update"}]}], "title": {"font": {"color": "Black", "size": 22}, "text": "<b>Intertopic Distance Map</b>", "x": 0.5, "xanchor": "center", "y": 0.95, "yanchor": "top"}, "width": 650, "xaxis": {"anchor": "y", "domain": [0, 1], "range": [-11.44, 19.67], "title": {"text": ""}, "visible": false}, "yaxis": {"anchor": "x", "domain": [0, 1], "range": [-19.12, 19.95], "title": {"text": ""}, "visible": false}}}
